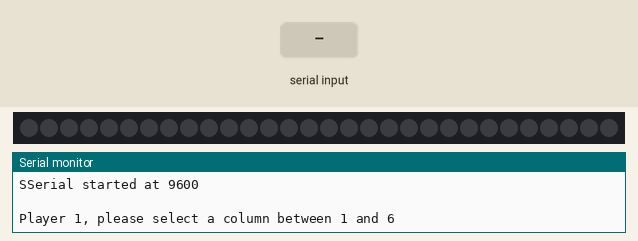
A sketch run on a simulated Arduino Uno, built with avr-gcc and run on an emulated ATmega328P. Parts: 30 RGB LEDs in strip order, left to right, the last lines printed to the serial monitor. Inputs (shaded band) come from the test bench.

Above: at 4.2 s.
4.3 s: "90,45\n" received over Serial
6.7 s: "30,150\n" received over the second serial link
At 7.84 s:
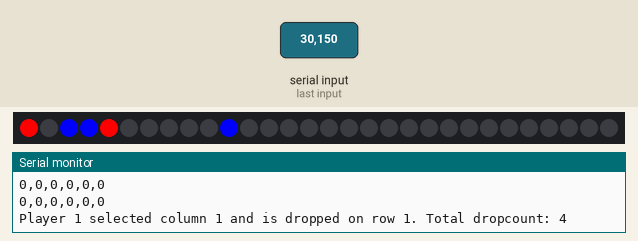
8.2 s: "30,150\n" received over Serial
9.8 s: "90,45\n" received over the second serial link
At 11.4 s:
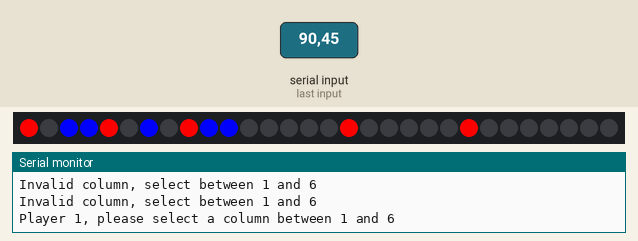
Timing chart, 0 to 12.6 s (numbered marks = the images above; inputs shaded):
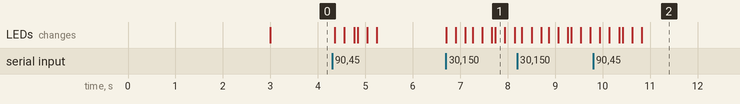

The sketch:

FourInARow.ino
```cpp
/*
 Name:		FourInARow.ino
 Created:	1/11/2018
 Author:	Leon van den Beukel
*/

#include <SoftwareSerial.h>
#include <FastLED.h>

#define NUM_LEDS 30
#define DATA_PIN 6

CRGB LEDs[NUM_LEDS];
CRGB colorPlayer1 = CRGB::Blue;
CRGB colorPlayer2 = CRGB::Red;

SoftwareSerial SSerial(8, 9);

volatile int rowCount = 5;
volatile int colCount = 6;
volatile int currentPlayer = 1;
volatile int grid[6][5];
volatile int winningPositions[6][5];
volatile int dropCount;
volatile int messageDisplayed = 0;
volatile int gamewon = 0;
volatile int colorPattern = 1;

int drop(int column, int player);
int fourConnected(int player);
void reset();
void showValues();
void showLeds();
void changeColors();

void setup() {

	randomSeed(analogRead(0));

	Serial.begin(9600);
	while (!Serial) {}

	SSerial.begin(9600);
	while (!SSerial) {}
	Serial.println("SSerial started at 9600");
	Serial.println(" ");

	FastLED.delay(3000);
	FastLED.addLeds<WS2812B, DATA_PIN, GRB>(LEDs, NUM_LEDS);
}

void loop() {

	reset();

	while (gamewon == 0) {

		if (SSerial.available() > 0) {
			int selectedColumn = (SSerial.read() - 48) - 1;
			play(selectedColumn);
		}
		else if (Serial.available() > 0) {
			int selectedColumn = (Serial.read() - 48) - 1;
			play(selectedColumn);
		}
		else {
			if (messageDisplayed == 0) {
				Serial.print("Player ");
				Serial.print(currentPlayer);
				Serial.print(", please select a column between 1 and ");
				Serial.println(colCount);
				messageDisplayed = 1;
			}
		}
	}
}

void play(int selectedColumn) {
	if (selectedColumn == 33 || selectedColumn == 65) {	// r or R (restart)
		Serial.println("Game will restart");
		reset();
	}
	else if (selectedColumn == 99-49 || selectedColumn == 67-49) { // c or C to change colors
		Serial.println("Colors changed.");
		changeColors();
		showLeds();
	}
	else if (selectedColumn < 0 || selectedColumn > colCount - 1) {
		Serial.print("Invalid column, select between 1 and ");
		Serial.println(colCount);
	}
	else if (selectedColumn >= 0 && selectedColumn <= colCount) {

		int droppedOnRow = drop(selectedColumn, currentPlayer);

		if (droppedOnRow >= 0) {
			showValues();
			showLeds();
			dropCount++;
			gamewon = fourConnected(currentPlayer);

			if (gamewon == 0) {
				currentPlayer = (currentPlayer == 1) ? 2 : 1;

				Serial.print("Player ");
				Serial.print(currentPlayer, DEC);
				Serial.print(" selected column ");
				Serial.print(selectedColumn + 1, DEC);
				Serial.print(" and is dropped on row ");
				Serial.print(droppedOnRow + 1, DEC);
				Serial.print(". Total dropcount: ");
				Serial.println(dropCount);

				if (dropCount == (rowCount * colCount)) {
					Serial.println("Game ended, total reached, no winner.");
					reset();
				}
			}
			else if (gamewon > 0) {
				Serial.print("Game is won by player ");
				Serial.println(currentPlayer);
				showWinningPattern(currentPlayer);
				reset();
			}

			messageDisplayed = 0;
		}
		else if (droppedOnRow == -1) {
			Serial.println("Column is full, retry!");
		}
	}
}

int drop(int column, int player) {

	for (int row = 0; row < rowCount; row++)
	{
		if (grid[column][row] == 0) {
			int offset = colCount * row;
			LEDs[column + offset] = player == 1 ? colorPlayer1 : colorPlayer2;
			FastLED.show();
			delay(200);
			LEDs[column + offset] = CRGB::Black;
			FastLED.show();
			delay(200);
		}

		if (grid[column][row] == 0) {
			grid[column][row] = player;
			return row;
		}
		else if (row == (rowCount - 1)) {
			return -1;
		}
	}
}

int fourConnected(int player) {

	// Horizontal Check
	for (int j = 0; j < rowCount - 3; j++) {
		for (int i = 0; i < colCount; i++) {
			if (grid[i][j] == player && grid[i][j + 1] == player && grid[i][j + 2] == player && grid[i][j + 3] == player) {
				winningPositions[i][j] = player;
				winningPositions[i][j + 1] = player;
				winningPositions[i][j + 2] = player;
				winningPositions[i][j + 3] = player;
				return 1;
			}
		}
	}

	// Vertical Check
	for (int i = 0; i < colCount - 3; i++) {
		for (int j = 0; j < rowCount; j++) {
			if (grid[i][j] == player && grid[i + 1][j] == player && grid[i + 2][j] == player && grid[i + 3][j] == player) {
				winningPositions[i][j] = player;
				winningPositions[i + 1][j] = player;
				winningPositions[i + 2][j] = player;
				winningPositions[i + 3][j] = player;
				return 2;
			}
		}
	}

	// Ascending DiagonalCheck
	for (int i = 3; i < colCount; i++) {
		for (int j = 0; j < rowCount - 3; j++) {
			if (grid[i][j] == player && grid[i - 1][j + 1] == player && grid[i - 2][j + 2] == player && grid[i - 3][j + 3] == player) {
				winningPositions[i][j] = player;
				winningPositions[i - 1][j + 1] = player;
				winningPositions[i - 2][j + 2] = player;
				winningPositions[i - 3][j + 3] = player;
				return 3;
			}
		}
	}
	// Descendin gDiagonalCheck
	for (int i = 3; i < colCount; i++) {
		for (int j = 3; j < rowCount; j++) {
			if (grid[i][j] == player && grid[i - 1][j - 1] == player && grid[i - 2][j - 2] == player && grid[i - 3][j - 3] == player) {
				winningPositions[i][j] = player;
				winningPositions[i - 1][j - 1] = player;
				winningPositions[i - 2][j - 2] = player;
				winningPositions[i - 3][j - 3] = player;
				return 4;
			}
		}
	}

	return 0;
}

void reset() {
	for (int row = 0; row < rowCount; row++)
	{
		for (int column = 0; column < colCount; column++)
		{
			grid[column][row] = 0;
			winningPositions[column][row] = 0;
		}
	}

	for (int led = 0; led < NUM_LEDS; led++) {
		LEDs[led] = CRGB::Black;
	}
	FastLED.show();

	dropCount = 0;
	currentPlayer = 1; // (int)random(1, 3);
	gamewon = 0;
	messageDisplayed = 0;
}

void showValues() {
	for (int row = 0; row < rowCount; row++)
	{
		Serial.print(grid[0][row]);
		Serial.print(",");
		Serial.print(grid[1][row]);
		Serial.print(",");
		Serial.print(grid[2][row]);
		Serial.print(",");
		Serial.print(grid[3][row]);
		Serial.print(",");
		Serial.print(grid[4][row]);
		Serial.print(",");
		Serial.print(grid[5][row]);
		Serial.println();
	}
}

void showLeds() {

	for (int row = 0; row < rowCount; row++)
	{
		int offset = colCount * row;

		for (int col = 0; col < colCount; col++) {
			if (grid[col][row] == 1 && grid[col][row] != 2) {
				LEDs[col + offset] = colorPlayer1;
			}
			else if (grid[col][row] == 2 && grid[col][row] != 1) {
				LEDs[col + offset] = colorPlayer2;
			}
			else {
				LEDs[col + offset] = CRGB::Black;
			}
		}
	}

	FastLED.show();
}

void showWinningPattern(int player) {

	CRGB color = (player == 1) ? colorPlayer1 : colorPlayer2;
	int black = 0;

	// Flash the winning pattern
	for (int i = 0; i < 15; i++) {
		for (int row = 0; row < rowCount; row++)
		{
			int offset = colCount * row;

			for (int col = 0; col < colCount; col++) {
				if (winningPositions[col][row] == player) {
					LEDs[col + offset] = (black == 0) ? CRGB::Black : color;
				}
			}
		}
		FastLED.show();
		delay(200);
		black = (black == 0) ? 1 : 0;
	}

	// Flash all
	for (int i = 0; i < 4; i++) {
		allToColor(color);
		delay(200);
		allToColor(CRGB::Black);
		delay(200);
	}
}

void allToColor(CRGB color) {

	for (int i = 0; i < NUM_LEDS; i++)
	{
		LEDs[i] = color;
		FastLED.show();
		delay(10);
	}

	FastLED.show();
}

void changeColors() {

	colorPattern++;

	if (colorPattern == 1)
	{
		colorPlayer1 = CRGB::Blue;
		colorPlayer2 = CRGB::Red;
	}
	else if (colorPattern == 2) {
		colorPlayer1 = CRGB::Yellow;
		colorPlayer2 = CRGB::Purple;
	}
	else if (colorPattern == 3) {
		colorPlayer1 = CRGB::Green;
		colorPlayer2 = CRGB::Orange;
	}
	else if (colorPattern == 4) {
		colorPlayer1 = CRGB::Violet;
		colorPlayer2 = CRGB::LightGreen;
	}
	else if (colorPattern == 5) {
		colorPlayer1 = CRGB::Wheat;
		colorPlayer2 = CRGB::DarkBlue;
	}
	else {
		colorPattern = 1;
		colorPlayer1 = CRGB::Blue;
		colorPlayer2 = CRGB::Red;
	}
}
```

Measured:
- after the input at 6.7 s, the LEDs: first change at once (image 1 shows a later state)
- after the input at 9.8 s, the LEDs: first change after 0.14 s (image 2 shows a later state)
